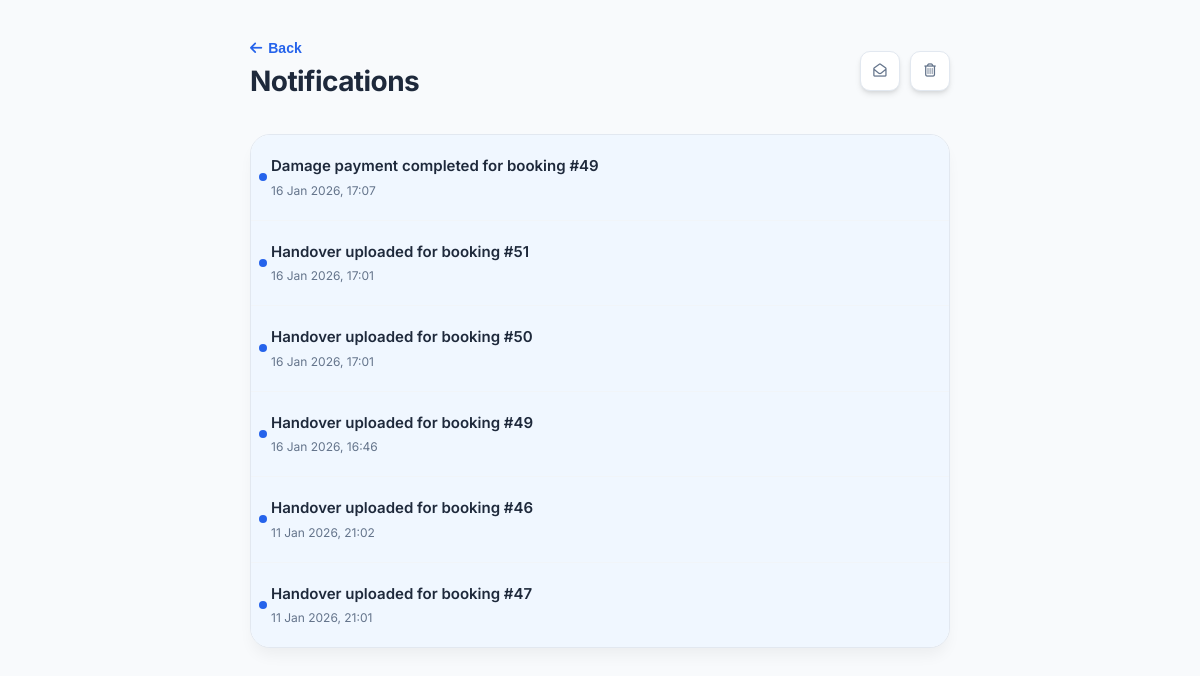
The app's page /notifications/ (signed in) with its own data.
### wheelzy_app/models.py (models this page shows, shortened)
class Notification(models.Model):
    user = models.ForeignKey(User, on_delete=models.CASCADE,related_name="notifications")
    message = models.TextField()
    is_read = models.BooleanField(default=False)
    created_at = models.DateTimeField(auto_now_add=True)

### wheelzy_app/views.py (the view)
# urls.py: path("notifications/", views.notifications_view, name="notifications"),
@login_required
def notifications_view(request):
    notifications = Notification.objects.filter(
        user=request.user
    ).order_by("-created_at")
    return render(request, "notifications.html", {
        "notifications": notifications
    })

### wheelzy_app/templates/notifications.html (shortened to what this page needs)
{% load static %}
<!DOCTYPE html>
<html lang="en">
<head>
    <link rel="stylesheet" href="https://cdnjs.cloudflare.com/ajax/libs/font-awesome/6.5.1/css/all.min.css" />
</head>
<body>
<div class="container">
    <div class="page-header">
        <div class="header-left">
            <button class="back-btn" onclick="history.back()">
                <i class="fa-solid fa-arrow-left"></i> Back
            </button>
            <h2>Notifications</h2>
        </div>
        <div class="actions">
            <button class="action-btn" title="Mark all as read" onclick="confirmMarkAllRead()">
                <i class="fa-regular fa-envelope-open"></i>
            </button>
            <button class="action-btn clear-read" title="Clear read" onclick="confirmClearRead()">
                <i class="fa-regular fa-trash-can"></i>
            </button>
        </div>
    </div>
    <div class="notification-card-wrapper">
        <div class="notification-list">
            {% for note in notifications %}
            <div class="note {% if not note.is_read %}unread{% endif %}"
                 data-id="{{ note.id }}"
                 data-message="{{ note.message|escapejs }}"
                 data-time="{{ note.created_at|date:'d M Y, H:i' }}"
                 onclick="openModal(this)">
                <div class="note-content">{{ note.message|truncatechars:85 }}</div>
                <div class="note-time">{{ note.created_at|date:"d M Y, H:i" }}</div>
            </div>
            {% empty %}
            <div class="empty-state">
                <i class="fa-regular fa-bell-slash"></i>
                <p>You're all caught up! No notifications here.</p>
            </div>
            {% endfor %}
        </div>
    </div>
</div>
</body>
</html>

### wheelzy_app/templates/notifications.html (style rules this page uses)
:root { --primary: #2563eb; --primary-hover: #1d4ed8; --danger: #ef4444; --bg-gray: #f8fafc; --text-main: #1e293b; --text-muted: #64748b; --card-shadow: 0 4px 6px -1px rgb(0 0 0 / 0.1), 0 2px 4px -2px rgb(0 0 0 / 0.1); }
body { font-family: 'Inter', sans-serif; background-color: var(--bg-gray); color: var(--text-main); margin: 0; padding: 40px 20px; line-height: 1.5; }
.container { max-width: 700px; margin: auto; }
.page-header { display: flex; justify-content: space-between; align-items: center; margin-bottom: 32px; }
.header-left h2 { margin: 4px 0 0 0; font-size: 28px; font-weight: 700; letter-spacing: -0.02em; }
.back-btn { background: none; border: none; color: var(--primary); font-weight: 600; font-size: 14px; cursor: pointer; padding: 0; display: flex; align-items: center; gap: 6px; transition: color 0.2s; }
.actions { display: flex; gap: 10px; }
.action-btn { height: 40px; width: 40px; display: flex; align-items: center; justify-content: center; border-radius: 10px; border: 1px solid #e2e8f0; background: white; color: var(--text-muted); cursor: pointer; transition: all 0.2s; box-shadow: var(--card-shadow); }
.notification-card-wrapper { background: white; border-radius: 20px; border: 1px solid #e2e8f0; overflow: hidden; box-shadow: 0 10px 15px -3px rgb(0 0 0 / 0.05); }
.note { padding: 20px; border-bottom: 1px solid #f1f5f9; cursor: pointer; transition: background 0.2s; position: relative; display: flex; flex-direction: column; gap: 4px; }
.note:last-child { border-bottom: none; }
.note.unread { background-color: #f0f7ff; }
.note.unread::before { content: ''; position: absolute; left: 8px; top: 50%; transform: translateY(-50%); width: 8px; height: 8px; background-color: var(--primary); border-radius: 50%; }
.note-content { font-size: 15px; color: var(--text-main); padding-right: 20px; }
.unread .note-content { font-weight: 600; }
.note-time { font-size: 12px; color: var(--text-muted); }

### records on screen
Notification: message "Damage payment completed for booking #49", created_at "16 Jan 2026, 17:07"
Notification: message "Handover uploaded for booking #51", created_at "16 Jan 2026, 17:01"
Notification: message "Handover uploaded for booking #50", created_at "16 Jan 2026, 17:01"
Notification: message "Handover uploaded for booking #49", created_at "16 Jan 2026, 16:46"
Notification: message "Handover uploaded for booking #46", created_at "11 Jan 2026, 21:02"
Notification: message "Handover uploaded for booking #47", created_at "11 Jan 2026, 21:01"
